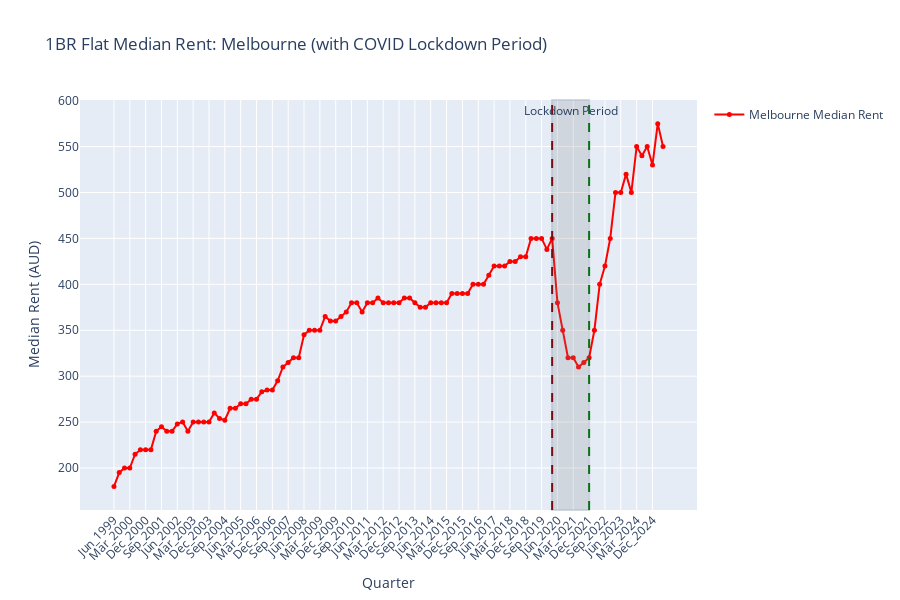

Notebook source saved alongside this figure:
### Code cell
# ENHANCED MELBOURNE TREND with both lockdown markers
melbourne_data = hprice_1br_median[hprice_1br_median['Region'] == 'Melbourne'].iloc[0, 1:].values

# Find the indices for lockdown dates
covid_start_idx = quarters.index('Mar_2020') if 'Mar_2020' in quarters else None
covid_end_idx = quarters.index('Dec_2021') if 'Dec_2021' in quarters else None

fig2 = go.Figure()

# Melbourne rent data
fig2.add_trace(go.Scatter(
    x=quarters,
    y=melbourne_data,
    mode='lines+markers',
    name='Melbourne Median Rent',
    line=dict(color='red', width=2),
    marker=dict(size=5)
))

# First lockdown (30 March 2020)
if covid_start_idx is not None:
    fig2.add_vline(
        x=covid_start_idx, 
        line_dash="dash", 
        line_color="darkred",
    )

# Final lockdown ended (21 October 2021)
if covid_end_idx is not None:
    fig2.add_vline(
        x=covid_end_idx, 
        line_dash="dash", 
        line_color="green",
    )

# Add shaded area for lockdown period
if covid_start_idx is not None and covid_end_idx is not None:
    fig2.add_vrect(
        x0=covid_start_idx, 
        x1=covid_end_idx,
        fillcolor="gray", 
        opacity=0.2,
        annotation_text="Lockdown Period",
        annotation_position="top"
    )

fig2.update_layout(
    title='1BR Flat Median Rent: Melbourne (with COVID Lockdown Period)',
    xaxis_title='Quarter',
    yaxis_title='Median Rent (AUD)',
    hovermode='x unified',
    height=600,
    xaxis=dict(tickangle=-45),
    showlegend=True
)

fig2.show()

# Calculate the drop and recovery
pre_covid = hprice_1br_median[hprice_1br_median['Region'] == 'Melbourne']['Dec_2019'].values[0]
during_covid_low = hprice_1br_median[hprice_1br_median['Region'] == 'Melbourne']['Jun_2021'].values[0]
post_covid = hprice_1br_median[hprice_1br_median['Region'] == 'Melbourne']['Jun_2025'].values[0]

print(f"MELBOURNE COVID IMPACT ANALYSIS:")
print(f"Pre-COVID (Dec 2019): ${pre_covid:,.0f}")
print(f"Lowest during COVID (Jun 2021): ${during_covid_low:,.0f}")
print(f"Drop: ${pre_covid - during_covid_low:,.0f} ({((during_covid_low - pre_covid) / pre_covid * 100):.1f}%)")
print(f"Current (Jun 2025): ${post_covid:,.0f}")
print(f"Recovery: ${post_covid - during_covid_low:,.0f} ({((post_covid - during_covid_low) / during_covid_low * 100):.1f}%)")

### Figure 1 — Plotly figure (JSON) as saved in the notebook; plotly's stock layout.template omitted (floating-point values rounded to 4 significant figures)
{"data": [{"line": {"color": "red", "width": 2}, "marker": {"size": 5}, "mode": "lines+markers", "name": "Melbourne Median Rent", "type": "scatter", "x": ["Jun_1999", "Sep_1999", "Dec_1999", "Mar_2000", "Jun_2000", "Sep_2000", "Dec_2000", "Mar_2001", "Jun_2001", "Sep_2001", "Dec_2001", "Mar_2002", "Jun_2002", "Sep_2002", "Dec_2002", "Mar_2003", "Jun_2003", "Sep_2003", "Dec_2003", "Mar_2004", "Jun_2004", "Sep_2004", "Dec_2004", "Mar_2005", "Jun_2005", "Sep_2005", "Dec_2005", "Mar_2006", "Jun_2006", "Sep_2006", "Dec_2006", "Mar_2007", "Jun_2007", "Sep_2007", "Dec_2007", "Mar_2008", "Jun_2008", "Sep_2008", "Dec_2008", "Mar_2009", "Jun_2009", "Sep_2009", "Dec_2009", "Mar_2010", "Jun_2010", "Sep_2010", "Dec_2010", "Mar_2011", "Jun_2011", "Sep_2011", "Dec_2011", "Mar_2012", "Jun_2012", "Sep_2012", "Dec_2012", "Mar_2013", "Jun_2013", "Sep_2013", "Dec_2013", "Mar_2014", "Jun_2014", "Sep_2014", "Dec_2014", "Mar_2015", "Jun_2015", "Sep_2015", "Dec_2015", "Mar_2016", "Jun_2016", "Sep_2016", "Dec_2016", "Mar_2017", "Jun_2017", "Sep_2017", "Dec_2017", "Mar_2018", "Jun_2018", "Sep_2018", "Dec_2018", "Mar_2019", "Jun_2019", "Sep_2019", "Dec_2019", "Mar_2020", "Jun_2020", "Sep_2020", "Dec_2020", "Mar_2021", "Jun_2021", "Sep_2021", "Dec_2021", "Mar_2022", "Jun_2022", "Sep_2022", "Dec_2022", "Mar_2023", "Jun_2023", "Sep_2023", "Dec_2023", "Mar_2024", "Jun_2024", "Sep_2024", "Dec_2024", "Mar_2025", "Jun_2025"], "y": [180, 195, 200, 200, 215, 220, 220, 220, 240, 245, 240, 240, 248, 250, 240, 250, 250, 250, 250, 260, 254, 252, 265, 265, 270, 270, 275, 275, 283, 285, 285, 295, 310, 315, 320, 320, 345, 350, 350, 350, 365, 360, 360, 365, 370, 380, 380, 370, 380, 380, 385, 380, 380, 380, 380, 385, 385, 380, 375, 375, 380, 380, 380, 380, 390, 390, 390, 390, 400, 400, 400, 410, 420, 420, 420, 425, 425, 430, 430, 450, 450, 450, 438, 450, 380, 350, 320, 320, 310, 315, 320, 350, 400, 420, 450, 500, 500, 520, 500, 550, 540, 550, 530, 575, 550]}], "layout": {"annotations": [{"showarrow": false, "text": "Lockdown Period", "x": 86.5, "xanchor": "center", "xref": "x", "y": 1, "yanchor": "top", "yref": "y domain"}], "height": 600, "hovermode": "x unified", "shapes": [{"line": {"color": "darkred", "dash": "dash"}, "type": "line", "x0": 83, "x1": 83, "xref": "x", "y0": 0, "y1": 1, "yref": "y domain"}, {"line": {"color": "green", "dash": "dash"}, "type": "line", "x0": 90, "x1": 90, "xref": "x", "y0": 0, "y1": 1, "yref": "y domain"}, {"fillcolor": "gray", "opacity": 0.2, "type": "rect", "x0": 83, "x1": 90, "xref": "x", "y0": 0, "y1": 1, "yref": "y domain"}], "showlegend": true, "title": {"text": "1BR Flat Median Rent: Melbourne (with COVID Lockdown Period)"}, "xaxis": {"tickangle": -45, "title": {"text": "Quarter"}}, "yaxis": {"title": {"text": "Median Rent (AUD)"}}}}
